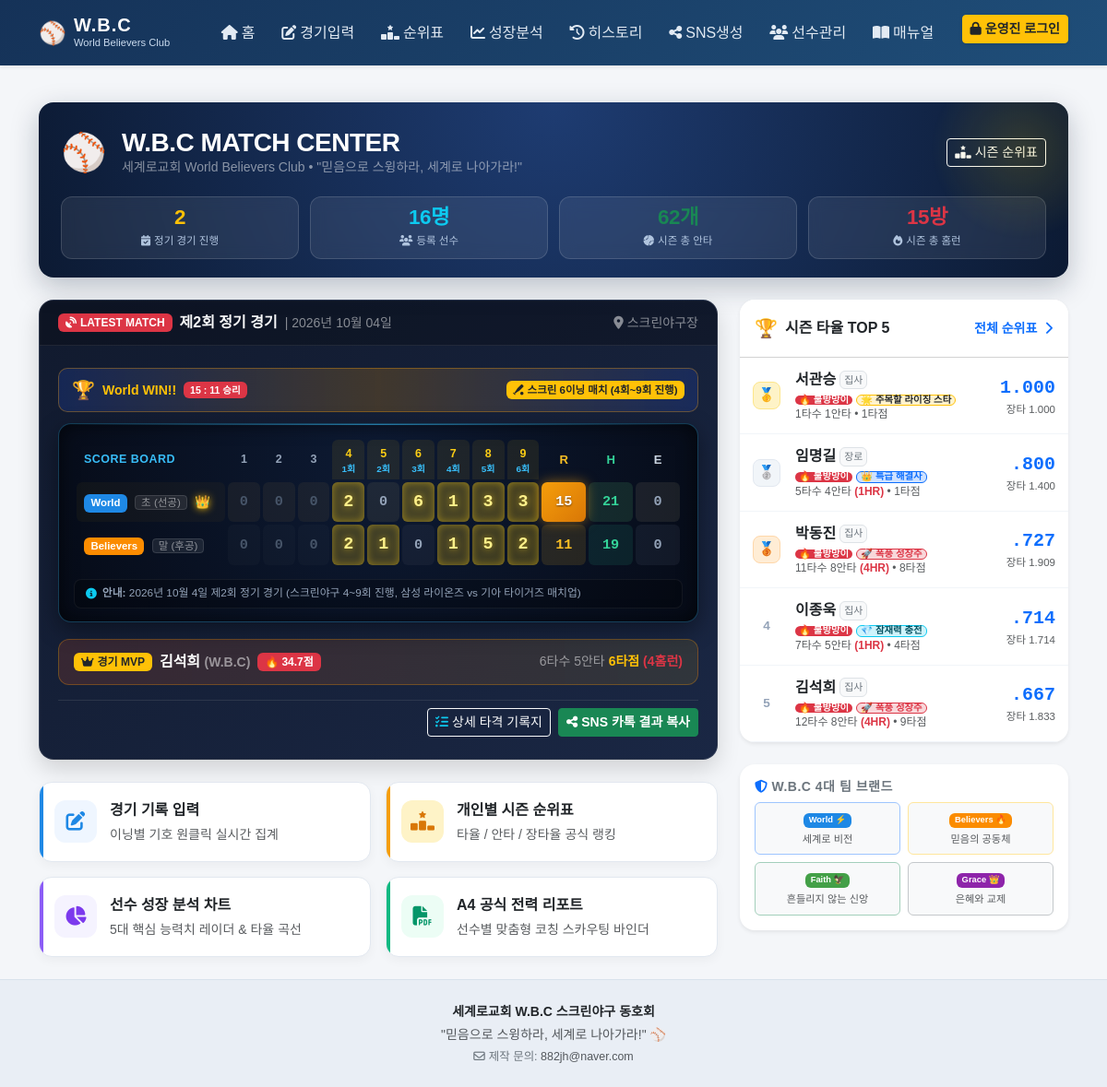
Before: / with the older database file.
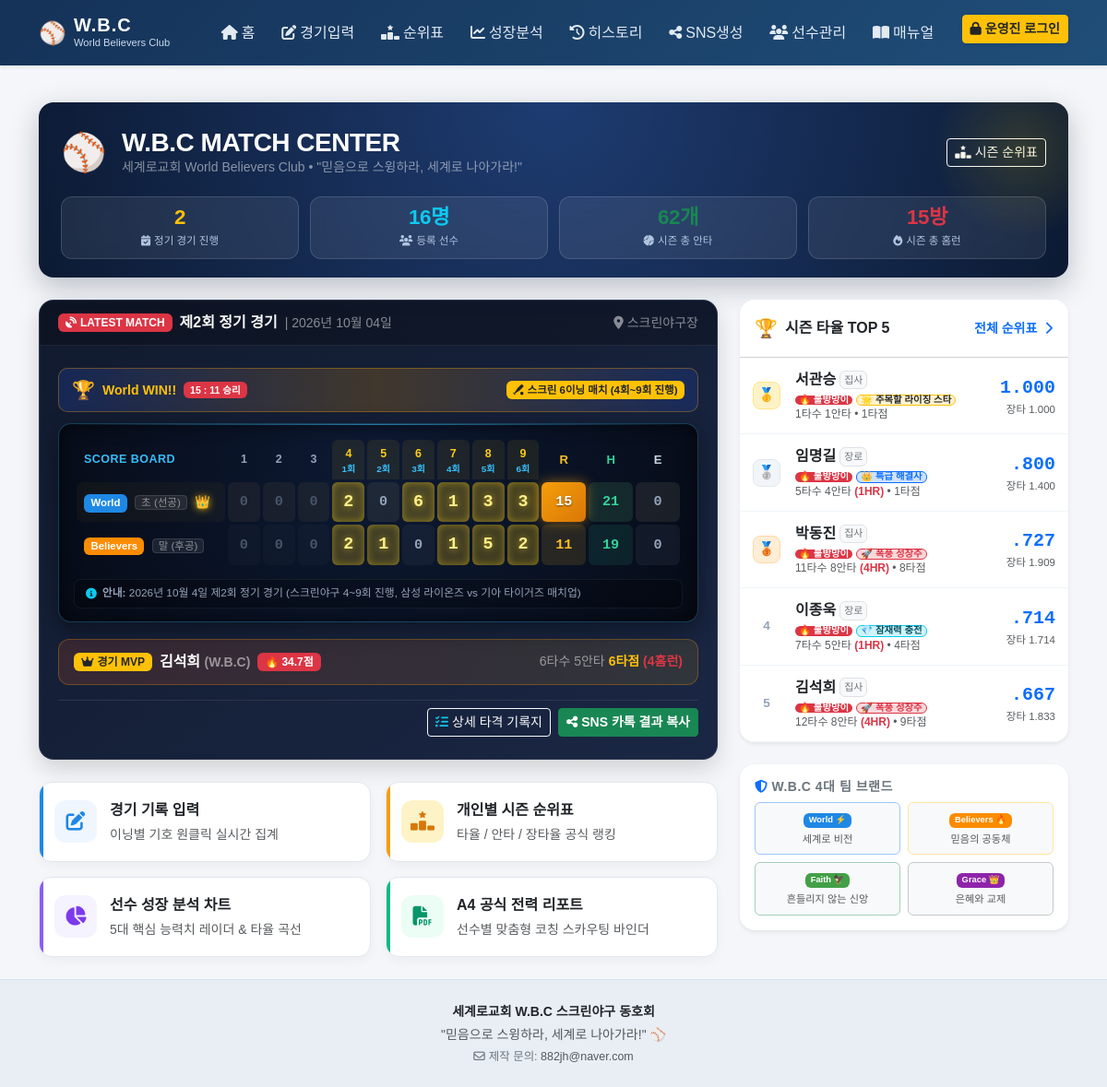
After: the same page with the newer database file.
### tables this page shows
CREATE TABLE players (
            id        INTEGER PRIMARY KEY AUTOINCREMENT,
            name      TEXT NOT NULL,
            team      TEXT NOT NULL,
            is_active INTEGER DEFAULT 1,
            created_at TEXT DEFAULT (datetime('now','localtime'))
        , title TEXT DEFAULT '');

### app.py (the view)
@app.route('/')
def index():
    conn = get_db()
    latest = conn.execute(
        'SELECT * FROM games ORDER BY game_date DESC, id DESC LIMIT 1'
    ).fetchone()
    game_count = conn.execute('SELECT COUNT(*) FROM games').fetchone()[0]
    total_players = conn.execute('SELECT COUNT(*) FROM players WHERE is_active = 1').fetchone()[0]
    season_row = conn.execute('''
        SELECT COALESCE(SUM(ab), 0) tab,
               COALESCE(SUM(hits), 0) th,
               COALESCE(SUM(hr), 0) thr,
               COALESCE(SUM(rbi), 0) trbi
        FROM batting_records
    ''').fetchone()
    season_hits = season_row['th']
    season_hr = season_row['thr']
    season_rbi = season_row['trbi']
    season_avg = round(season_row['th'] / season_row['tab'], 3) if season_row['tab'] > 0 else 0.0
    top5_rows = conn.execute('''
        SELECT p.id, p.name, p.team, p.title,
               COUNT(DISTINCT br.game_id) games,
               SUM(br.ab) tab, SUM(br.hits) th, SUM(br.hr) thr, SUM(br.rbi) trbi,
               CASE WHEN SUM(br.ab)>0
                    THEN ROUND(CAST(SUM(br.hits) AS REAL)/SUM(br.ab),3)
                    ELSE 0 END savg,
               CASE WHEN SUM(br.ab)>0
                    THEN ROUND(CAST(SUM(br.singles)+SUM(br.doubles)*2+SUM(br.triples)*3+SUM(br.hr)*4 AS REAL)/SUM(br.ab),3)
                    ELSE 0 END sslg
        FROM batting_records br JOIN players p ON p.id=br.player_id
        GROUP BY p.id HAVING SUM(br.ab)>=1
        ORDER BY savg DESC, sslg DESC, thr DESC, trbi DESC, tab DESC
        LIMIT 5
    ''').fetchall()
    badges_map = get_all_player_badges(conn)
    top5 = []
    for r in top5_rows:
        d = dict(r)
        badges = badges_map.get(d['id'], {})
        d['condition_badge'] = badges.get('condition')
        d['growth_badge'] = badges.get('growth')
        top5.append(d)
    latest_recs = []
    latest_team_stats = {}
    latest_awards = {}
    scoreboard = None
    if latest:
        gid = latest['id']
        scoreboard = get_scoreboard_data(latest, conn)
        latest_recs = conn.execute('''
            SELECT p.name,p.title,br.team,br.ab,br.hits,br.hr,br.avg,br.slg,br.batting_order
            FROM batting_records br JOIN players p ON p.id=br.player_id
            WHERE br.game_id=? ORDER BY br.team, br.batting_order
        ''', (gid,)).fetchall()
        t_stats = conn.execute('''
            SELECT team, SUM(ab) tab, SUM(hits) thits, SUM(hr) thr, SUM(rbi) trbi
            FROM batting_records WHERE game_id = ?
            GROUP BY team
        ''', (gid,)).fetchall()
        for row in t_stats:
            latest_team_stats[row['team']] = dict(row)
        latest_awards = calc_game_awards(gid)
    conn.close()
    return render_template('index.html',
        latest=latest, game_count=game_count, total_players=total_players,
        season_hits=season_hits, season_hr=season_hr, season_rbi=season_rbi, season_avg=season_avg,
        top5=top5, latest_recs=latest_recs, latest_team_stats=latest_team_stats,
        latest_awards=latest_awards, scoreboard=scoreboard, fmt_date=fmt_date)

### app.py (called while the page is built)
def fmt_rate(val):
    if val is None:
        return ".000"
    try:
        v = float(val)
    except (ValueError, TypeError):
        return ".000"
    if v >= 1.0:
        return f"{v:.3f}"
    s = f"{v:.3f}"
    if s.startswith('0.'):
        return s[1:]
    return s

def format_player_display(name, title=''):
    t = (title or '').strip()
    return f"{name} {t}".strip() if t else name

def format_player_honorific(name, title=''):
    t = (title or '').strip()
    if not t or t == '성도':
        return f"{name} 성도님"
    if t == '담임목사':
        return f"{name} 담임목사님"
    if t in ('목사', '장로', '권사', '집사', '안수집사'):
        return f"{name} {t}님"
    if t.endswith('님'):
        return f"{name} {t}"
    return f"{name} {t}님"

@app.template_filter('rate')
def rate_filter(val):
    return fmt_rate(val)

@app.context_processor
def inject_auth():
    return {
        'is_admin': session.get('is_admin', False),
        'fmt_rate': fmt_rate,
        'fmt_title': format_player_display,
        'fmt_honor': format_player_honorific
    }

### templates/index.html (shortened to what the changed rows need)
{% extends 'base.html' %}
{% block content %}
{% set l_stats = latest_team_stats if latest_team_stats is defined and latest_team_stats else {} %}
{% set l_awards = latest_awards if latest_awards is defined and latest_awards else {} %}
{% set sb = scoreboard if scoreboard is defined and scoreboard else None %}
{% set g_count = game_count if game_count is defined else 1 %}
{% set t_players = total_players if total_players is defined else 14 %}
{% set s_hits = season_hits if season_hits is defined else 22 %}
{% set s_hr = season_hr if season_hr is defined else 4 %}
{% set s_rbi = season_rbi if season_rbi is defined else 11 %}
{% set s_avg = season_avg if season_avg is defined else 0.333 %}
<div class="row g-4">
    <div class="col-lg-8">
        {% if latest %}
        {% set w_score = latest.world_score if latest.world_score is not none else 0 %}
        {% set b_score = latest.believers_score if latest.believers_score is not none else 0 %}
        {% set w_is_win = w_score > b_score %}
        {% set b_is_win = b_score > w_score %}
        {% set is_tie = w_score == b_score %}
        <div class="scoreboard-panel mb-4">
            <div class="scoreboard-body">
                <div class="scoreboard-matrix-wrap mb-3">
                    <div class="scoreboard-scroll-container">
                        <table class="scoreboard-matrix-table">
                            <thead>
                                <tr>
                                    <th class="th-team">SCORE BOARD</th>
                                    {% for inn in range(1, 10) %}
                                    <th class="th-inn {% if inn >= 4 %}active-match-inn{% endif %}">
                                        <div>{{ inn }}</div>
                                        {% if inn >= 4 %}<span class="sub-inn-label">{{ inn - 3 }}회</span>{% endif %}
                                    </th>
                                    {% endfor %}
                                    <th class="th-stat th-r">R</th>
                                    <th class="th-stat th-h">H</th>
                                    <th class="th-stat th-e">E</th>
                                </tr>
                            </thead>
                        </table>
                    </div>
                </div>
            </div>
        </div>
        {% endif %}
    </div>
    <div class="col-lg-4">
        <div class="card shadow-sm border-0 mb-4 rounded-4 overflow-hidden">
            <div class="card-body p-0">
                {% if top5 %}
                <div>
                    {% for p in top5 %}
                    <a href="{{ url_for('analytics_page', player_id=p.id) }}" class="top5-leader-item text-decoration-none text-dark">
                        <div class="d-flex align-items-center gap-3">
                            <span class="top5-medal {% if loop.index == 1 %}medal-1{% elif loop.index == 2 %}medal-2{% elif loop.index == 3 %}medal-3{% else %}medal-other{% endif %}">
                                {% if loop.index == 1 %}🥇
                                {% elif loop.index == 2 %}🥈
                                {% elif loop.index == 3 %}🥉
                                {% else %}{{ loop.index }}
                                {% endif %}
                            </span>
                            <div>
                                <div class="fw-bold d-flex align-items-center gap-1">
                                    {{ p.name }}{% if p.title %} <span class="badge bg-light text-secondary border px-1" style="font-size: 0.68rem; font-weight: normal;">{{ p.title }}</span>{% endif %}
                                </div>
                                {% if p.condition_badge or p.growth_badge %}
                                <div class="d-flex align-items-center gap-1 mt-1 flex-wrap">
                                    {% if p.condition_badge %}
                                        <span class="badge {{ p.condition_badge.class }} py-0 px-1" style="font-size: 0.65rem;" title="{{ p.condition_badge.desc }}">
                                            {{ p.condition_badge.emoji }} {{ p.condition_badge.text }}
                                        </span>
                                    {% endif %}
                                    {% if p.growth_badge %}
                                        <span class="badge {{ p.growth_badge.class }} py-0 px-1" style="font-size: 0.65rem;" title="{{ p.growth_badge.desc }}">
                                            {{ p.growth_badge.emoji }} {{ p.growth_badge.text }}
                                        </span>
                                    {% endif %}
                                </div>
                                {% endif %}
                                <div class="text-muted small" style="font-size: 0.75rem;">
                                    {{ p.tab }}타수 {{ p.th }}안타
                                    {% if p.thr > 0 %}<span class="text-danger fw-bold">({{ p.thr }}HR)</span>{% endif %}
                                    {% if p.trbi > 0 %}• {{ p.trbi }}타점{% endif %}
                                </div>
                            </div>
                        </div>
                        <div class="text-end">
                            <div class="fw-bold stat-mono text-primary fs-5">{{ p.savg | rate }}</div>
                            <div class="text-muted small" style="font-size: 0.72rem;">장타 {{ p.sslg | rate }}</div>
                        </div>
                    </a>
                    {% endfor %}
                </div>
                {% else %}
                <div class="text-center py-4 text-muted small">
                    경기가 진행되면 순위표가 집계됩니다.
                </div>
                {% endif %}
            </div>
        </div>
    </div>
</div>
{% endblock %}

Changed rows visible on the page:
changed players "이종욱": title "집사" → "장로"
